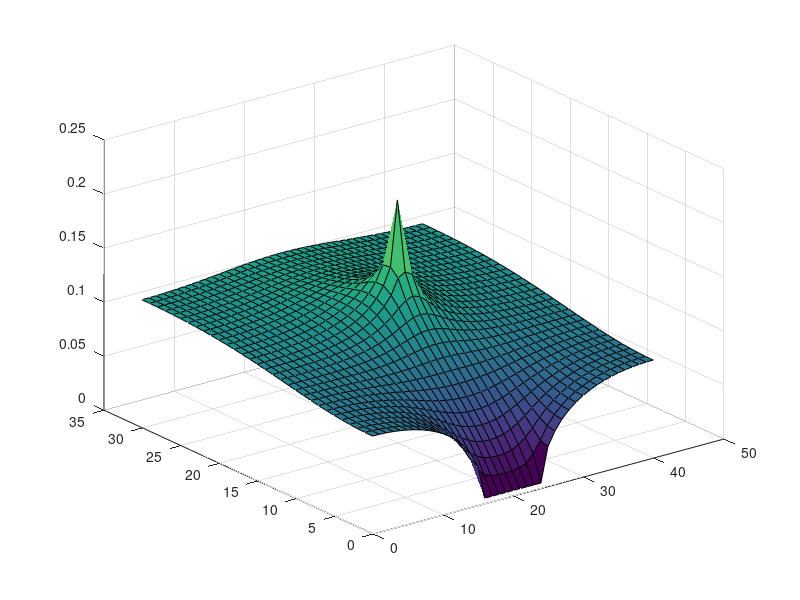

The MATLAB script that drew this image:
%% STATIONARY HEAT CONDUCTION, SQUARES 2D, VECTORIZED %%
nelx = 40;
nely = 30;
%% PREPARE FINITE ELEMENT ANALYSIS
KE = [4 -1 -2 -1; -1 4 -1 -2; -2 -1 4 -1; -1 -2 -1 4];
nodenrs = reshape(1:(1+nelx)*(1+nely),1+nely,1+nelx);
edofVec = reshape(nodenrs(1:end-1,1:end-1)+1,nelx*nely,1);
edofMat = repmat(edofVec,1,4)+repmat([0 nely+1 nely -1],nelx*nely,1);
iK = reshape(kron(edofMat,ones(4,1))',16*nelx*nely,1);
jK = reshape(kron(edofMat,ones(1,4))',16*nelx*nely,1);
% DEFINE LOADS AND SUPPORTS
%F = 10*ones((nely+1)*(nelx+1),1);
%fixeddofs = (nelx+1)*(nely+1)-nely:1:(nelx+1)*(nely+1);
F = sparse(floor(0.5*(nelx+1)*(nely+1))+1,1,1,(nely+1)*(nelx+1),1);
fixeddofs = (nely+1)*(ceil(2*(nelx+1)/5)-1)+1:nely+1:(nely+1)*(ceil(3*(nelx+1)/5)-1)+1;
alldofs = 1:(nely+1)*(nelx+1);
freedofs = setdiff(alldofs,fixeddofs);
U = zeros((nelx+1)*(nely+1),1);
%% FE-ANALYSIS
sK = repmat(KE(:),nelx*nely,1);
K = sparse(iK,jK,sK);
U(freedofs) = K(freedofs,freedofs)\F(freedofs);
U = reshape(U,nely+1,nelx+1);
%% PLOT
%set(gcf,'Position',get(0,'Screensize'));
surf(U);